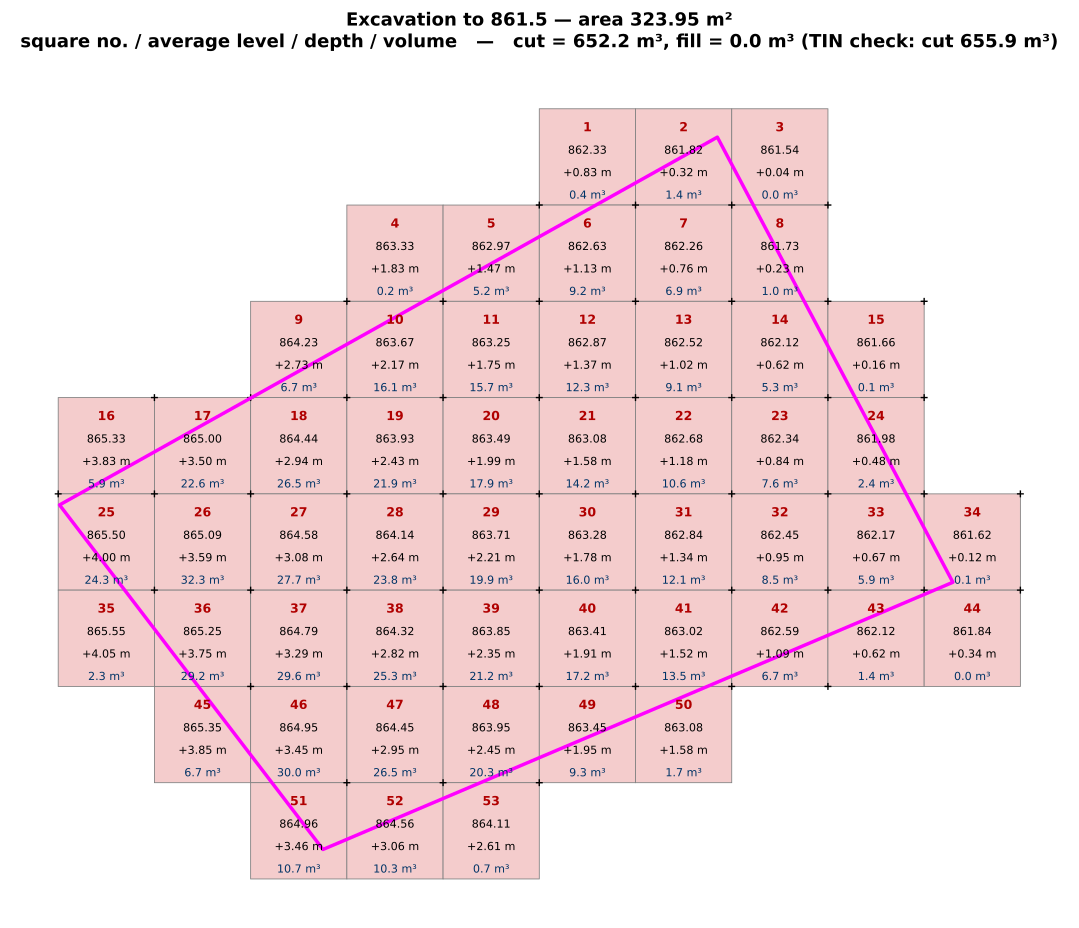

Source code (Python):
"""Excavation of the outlined area in SITE2.dxf down to FORMATION = 861.5.

  - area      : the closed polyline on layer 0 (colour 11), 323.95 m²
  - levels    : the EL grid (3 m) - point = centre of the small circle, level = Z of the
                "EL:" text; grid corners without a label are interpolated linearly on a TIN
                of all survey points (V-NODE nodes, H: spot heights and EL points)
                (corners outside the survey points take the nearest survey level)
  - grid method: square average = mean of 4 corners; volume = (avg - 861.5) x area of the
                square inside the outline (negative = fill)
  - check     : the same volume integrated directly on the TIN surface (5 cm cells)
Outputs: site2_excavation.xlsx, site2_excavation.pdf
"""
import numpy as np
import ezdxf
from ezdxf import path as zpath
from shapely.geometry import Polygon, box
from shapely import contains_xy
from scipy.interpolate import LinearNDInterpolator, NearestNDInterpolator
import matplotlib; matplotlib.use("Agg")
import matplotlib.pyplot as plt
import openpyxl
from openpyxl.styles import Font, PatternFill

FORMATION, STEP = 861.5, 3.0
msp = ezdxf.readfile("SITE2.dxf").modelspace()
area_poly = next(Polygon([(v.x, v.y) for v in zpath.make_path(e).flattening(0.005)])
                 for e in msp.query('LWPOLYLINE[layer=="0"]') if e.closed and e.dxf.color == 11)
circles = [(c.dxf.center.x, c.dxf.center.y) for c in msp.query('CIRCLE[layer=="C-TOPO-TEXT"]')]
labels = []
for t in msp.query('MTEXT[layer=="C-TOPO-TEXT"]'):
    x, y, z = t.dxf.insert
    cx, cy = min(circles, key=lambda c: np.hypot(c[0] - x, c[1] - y))
    labels.append((cx, cy, z))
X0 = min(x for x, _, _ in labels); Y0 = min(y for _, y, _ in labels)
grid = {(round((x - X0) / STEP), round((y - Y0) / STEP)): z for x, y, z in labels}

pts = [tuple(e.dxf.insert) for e in msp.query('INSERT[layer=="V-NODE"]')]
pts += [tuple(t.dxf.insert) for t in msp.query('TEXT[layer=="Heights"]')]
pts += labels
pts = np.array(pts)
tin = LinearNDInterpolator(pts[:, :2], pts[:, 2])
near = NearestNDInterpolator(pts[:, :2], pts[:, 2])   # corners outside the survey hull


def level(i, j):
    if (i, j) in grid:
        return grid[(i, j)], "EL"
    v = float(tin(X0 + i * STEP, Y0 + j * STEP))
    if np.isnan(v):
        return float(near(X0 + i * STEP, Y0 + j * STEP)), "NEAR"
    return v, "TIN"


minx, miny, maxx, maxy = area_poly.bounds
rows = []
for j in range(int(np.floor((maxy - Y0) / STEP)), int(np.floor((miny - Y0) / STEP)) - 1, -1):
    for i in range(int(np.floor((minx - X0) / STEP)), int(np.floor((maxx - X0) / STEP)) + 1):
        x, y = X0 + i * STEP, Y0 + j * STEP
        a = area_poly.intersection(box(x, y, x + STEP, y + STEP)).area
        if a < 0.01:
            continue
        lv = [level(*c) for c in [(i, j + 1), (i + 1, j + 1), (i + 1, j), (i, j)]]
        avg = sum(v for v, _ in lv) / 4
        d = avg - FORMATION
        rows.append(dict(no=len(rows) + 1, x=x, y=y, area=a, h=[v for v, _ in lv],
                         tin=sum(s != "EL" for _, s in lv), near=sum(s == "NEAR" for _, s in lv), avg=avg, d=d,
                         cut=max(d, 0) * a, fill=max(-d, 0) * a))
cut = sum(r["cut"] for r in rows); fill = sum(r["fill"] for r in rows)

# TIN check on 5 cm cells
R = 0.05
gx, gy = np.meshgrid(np.arange(minx + R / 2, maxx, R), np.arange(miny + R / 2, maxy, R))
inside = contains_xy(area_poly, gx, gy)
z = tin(gx[inside], gy[inside])
ok = ~np.isnan(z)
dz = z[ok] - FORMATION
tin_cut = (np.clip(dz, 0, None) * R * R).sum(); tin_fill = (np.clip(-dz, 0, None) * R * R).sum()
tin_cov = ok.sum() * R * R

wb = openpyxl.Workbook(); ws = wb.active; ws.title = "Excavation"
ws.append(["Square No.", "Avg level (m)", "Top-left", "Top-right", "Bottom-right", "Bottom-left",
           "Area inside outline (m²)", "Corners interpolated", f"Depth to {FORMATION} (m)", "Cut (m³)", "Fill (m³)"])
for c in ws[1]:
    c.font = Font(bold=True, color="FFFFFF"); c.fill = PatternFill("solid", fgColor="305496")
    c.alignment = openpyxl.styles.Alignment(wrap_text=True)
for r in rows:
    ws.append([r["no"], round(r["avg"], 3), *[round(v, 3) for v in r["h"]], round(r["area"], 2), r["tin"],
               round(r["d"], 3), round(r["cut"], 2), round(r["fill"], 2)])
ws.append([])
for k, v in [("Area of the outline (m²)", round(area_poly.area, 2)), ("Formation level", FORMATION),
             ("TOTAL CUT - grid method (m³)", round(cut, 2)), ("TOTAL FILL - grid method (m³)", round(fill, 2)),
             ("Check: cut on the TIN surface (m³)", round(tin_cut, 2)), ("Check: fill on the TIN surface (m³)", round(tin_fill, 2)),
             ("Area-weighted mean ground level (m)", round(sum(r["avg"] * r["area"] for r in rows) / sum(r["area"] for r in rows), 3))]:
    ws.append([k, v])
    if "TOTAL" in k:
        for c in ws[ws.max_row]: c.font = Font(bold=True)
for col, w in zip("ABCDEFGHIJK", [34, 13, 11, 11, 13, 12, 14, 11, 13, 11, 11]):
    ws.column_dimensions[col].width = w
wb.save("site2_excavation.xlsx")

fig, ax = plt.subplots(figsize=(16, 11))
ax.plot(*area_poly.exterior.xy, color="magenta", lw=2.5, zorder=3)
for r in rows:
    ax.add_patch(plt.Rectangle((r["x"], r["y"]), STEP, STEP, fc="#f4cccc" if r["d"] > 0 else "#cfe2f3",
                               ec="grey", lw=.6, zorder=1))
    cx, cy = r["x"] + STEP / 2, r["y"] + STEP / 2
    ax.text(cx, cy + .8, str(r["no"]), ha="center", fontsize=9, weight="bold", color="#b00000")
    ax.text(cx, cy + .1, f"{r['avg']:.2f}", ha="center", fontsize=8)
    ax.text(cx, cy - .6, f"{r['d']:+.2f} m", ha="center", fontsize=8)
    ax.text(cx, cy - 1.3, f"{r['cut'] if r['d'] > 0 else -r['fill']:.1f} m³", ha="center", fontsize=8, color="#003366")
for (i, j), zz in grid.items():
    ax.plot(X0 + i * STEP, Y0 + j * STEP, "k+", ms=5)
ax.set_aspect("equal"); ax.axis("off")
ax.set_title(f"Excavation to {FORMATION} — area {area_poly.area:.2f} m²\n"
             f"square no. / average level / depth / volume   —   cut = {cut:,.1f} m³, fill = {fill:,.1f} m³ "
             f"(TIN check: cut {tin_cut:,.1f} m³)", fontsize=13, weight="bold")
fig.savefig("site2_excavation.pdf", bbox_inches="tight")
print(f"area={area_poly.area:.2f} squares={len(rows)} cut={cut:.2f} fill={fill:.2f} tin_cut={tin_cut:.2f} tin_fill={tin_fill:.2f} tin_cov={tin_cov:.2f}")
print("near corners", sum(r["near"] for r in rows)); print("avg range", round(min(r['avg'] for r in rows), 2), round(max(r['avg'] for r in rows), 2), "TIN corners", sum(r["tin"] for r in rows))
